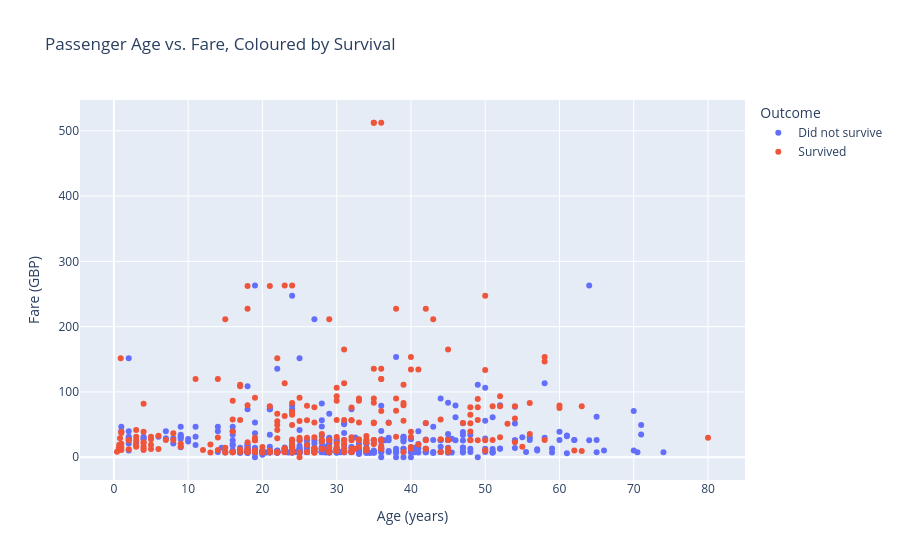

The notebook cell saved with this chart:
### Code cell
fig2 = px.scatter(
    df, x='age', y='fare', color='survived_label',
    hover_data=['class', 'embark_town'],
    title='Passenger Age vs. Fare, Coloured by Survival',
    labels={'age': 'Age (years)', 'fare': 'Fare (GBP)', 'survived_label': 'Outcome'}
)
fig2.write_html('fig2_age_vs_fare.html')
fig2.show()

### Figure 1 — Plotly figure (JSON) as saved in the notebook; plotly's stock layout.template omitted (floating-point values rounded to 4 significant figures; data arrays with more than 128 entries replaced by an {"elided": "..."} marker saying what was removed)
{"data": [{"customdata": {"elided": "424x2 str values"}, "hovertemplate": "Outcome=Did not survive<br>Age (years)=%{x}<br>Fare (GBP)=%{y}<br>class=%{customdata[0]}<br>embark_town=%{customdata[1]}<extra></extra>", "legendgroup": "Did not survive", "marker": {"color": "#636efa", "symbol": "circle"}, "mode": "markers", "name": "Did not survive", "orientation": "v", "showlegend": true, "type": "scatter", "x": {"elided": "424 float values"}, "xaxis": "x", "y": {"elided": "424 float values"}, "yaxis": "y"}, {"customdata": {"elided": "288x2 str values"}, "hovertemplate": "Outcome=Survived<br>Age (years)=%{x}<br>Fare (GBP)=%{y}<br>class=%{customdata[0]}<br>embark_town=%{customdata[1]}<extra></extra>", "legendgroup": "Survived", "marker": {"color": "#EF553B", "symbol": "circle"}, "mode": "markers", "name": "Survived", "orientation": "v", "showlegend": true, "type": "scatter", "x": {"elided": "288 float values"}, "xaxis": "x", "y": {"elided": "288 float values"}, "yaxis": "y"}], "layout": {"legend": {"title": {"text": "Outcome"}, "tracegroupgap": 0}, "title": {"text": "Passenger Age vs. Fare, Coloured by Survival"}, "xaxis": {"anchor": "y", "domain": [0, 1], "title": {"text": "Age (years)"}}, "yaxis": {"anchor": "x", "domain": [0, 1], "title": {"text": "Fare (GBP)"}}}}
